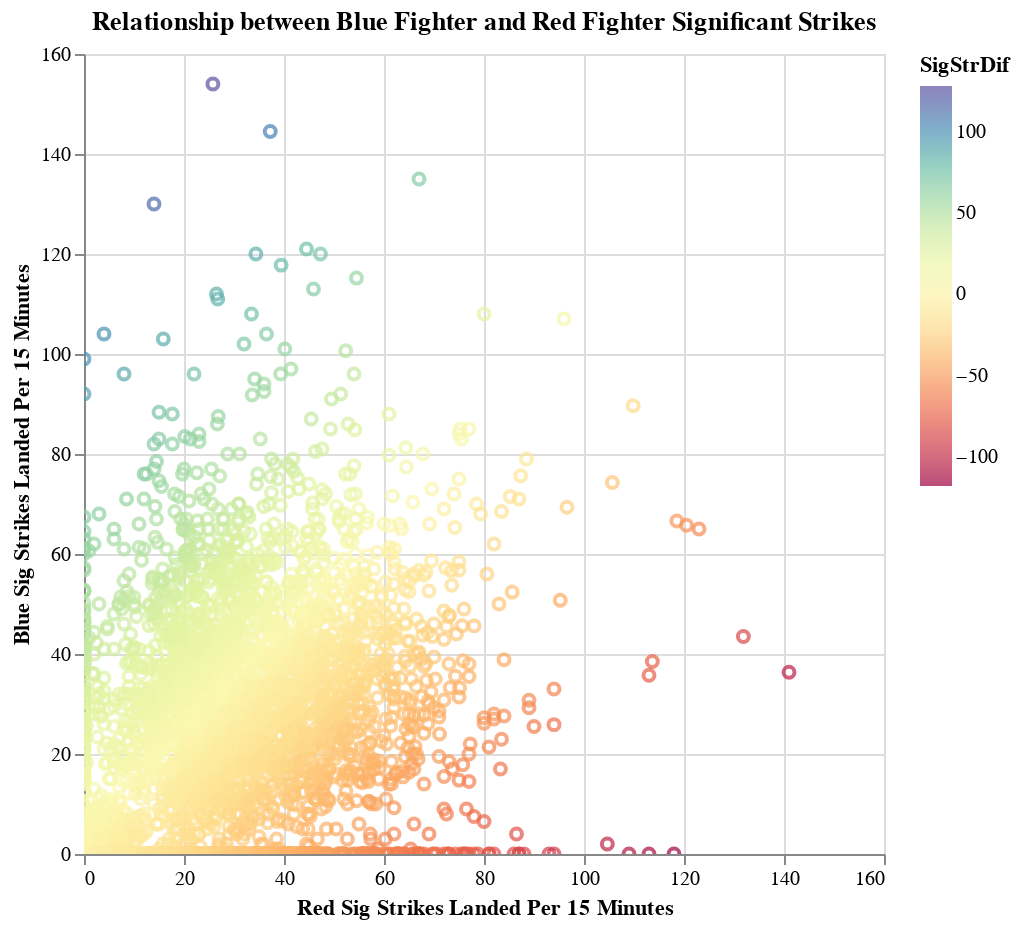

Notebook source saved alongside this figure:
### Markdown cell above
### What will an Exciting Fight Look Like?

### Code cell
# sampled_ufc = ufc.sample(n=1000, random_state=42)  # Adjust n to control the subset size
scatter = alt.Chart(ufc, title="Relationship between Blue Fighter and Red Fighter Significant Strikes").mark_point().encode(
    x=alt.X("RedAvgSigStrLanded:Q", title="Red Sig Strikes Landed Per 15 Minutes"),
    y=alt.Y("BlueAvgSigStrLanded:Q", title="Blue Sig Strikes Landed Per 15 Minutes"),
    color=alt.Color("SigStrDif").scale(scheme="spectral"), # colored by weight class
    tooltip=["RedFighter", "RedAvgSigStrLanded", "BlueFighter", "BlueAvgSigStrLanded", "Winner"],
    detail="RedFighter"  # Treat each row as unique

).properties(
    width=400,
    height=400
)

scatter.interactive()

### Figure 1 — Vega specification as saved in the notebook (floating-point values rounded to 4 significant figures; data arrays with more than 128 entries replaced by an {"elided": "..."} marker saying what was removed)
{"$schema": "https://vega.github.io/schema/vega/v5.json", "data": [{"name": "param_4_store"}, {"name": "source_0", "values": {"elided": "6430 records"}}, {"name": "source_0_x_domain_RedAvgSigStrLanded", "values": [{"min": 0.0, "max": 141.0}]}, {"name": "source_0_y_domain_BlueAvgSigStrLanded", "values": [{"min": 0.0, "max": 154.0}]}, {"name": "source_0_color_domain_SigStrDif", "values": [{"min": -118.0, "max": 128.2}]}], "signals": [{"name": "unit", "value": {}, "on": [{"events": "pointermove", "update": "isTuple(group()) ? group() : unit"}]}, {"name": "param_4", "update": "vlSelectionResolve(\"param_4_store\", \"union\")"}, {"name": "param_4_RedAvgSigStrLanded", "on": [{"events": [{"source": "view", "type": "dblclick"}], "update": "null"}, {"events": {"signal": "param_4_translate_delta"}, "update": "panLinear(param_4_translate_anchor.extent_x, -param_4_translate_delta.x / width)"}, {"events": {"signal": "param_4_zoom_delta"}, "update": "zoomLinear(domain(\"x\"), param_4_zoom_anchor.x, param_4_zoom_delta)"}]}, {"name": "param_4_BlueAvgSigStrLanded", "on": [{"events": [{"source": "view", "type": "dblclick"}], "update": "null"}, {"events": {"signal": "param_4_translate_delta"}, "update": "panLinear(param_4_translate_anchor.extent_y, param_4_translate_delta.y / height)"}, {"events": {"signal": "param_4_zoom_delta"}, "update": "zoomLinear(domain(\"y\"), param_4_zoom_anchor.y, param_4_zoom_delta)"}]}, {"name": "param_4_tuple", "on": [{"events": [{"signal": "param_4_RedAvgSigStrLanded || param_4_BlueAvgSigStrLanded"}], "update": "param_4_RedAvgSigStrLanded && param_4_BlueAvgSigStrLanded ? {unit: \"\", fields: param_4_tuple_fields, values: [param_4_RedAvgSigStrLanded,param_4_BlueAvgSigStrLanded]} : null"}]}, {"name": "param_4_tuple_fields", "value": [{"field": "RedAvgSigStrLanded", "channel": "x", "type": "R"}, {"field": "BlueAvgSigStrLanded", "channel": "y", "type": "R"}]}, {"name": "param_4_translate_anchor", "value": {}, "on": [{"events": [{"source": "scope", "type": "pointerdown"}], "update": "{x: x(unit), y: y(unit), extent_x: domain(\"x\"), extent_y: domain(\"y\")}"}]}, {"name": "param_4_translate_delta", "value": {}, "on": [{"events": [{"source": "window", "between": [{"source": "scope", "type": "pointerdown"}, {"source": "window", "type": "pointerup"}], "type": "pointermove", "consume": true}], "update": "{x: param_4_translate_anchor.x - x(unit), y: param_4_translate_anchor.y - y(unit)}"}]}, {"name": "param_4_zoom_anchor", "on": [{"events": [{"source": "scope", "type": "wheel", "consume": true}], "update": "{x: invert(\"x\", x(unit)), y: invert(\"y\", y(unit))}"}]}, {"name": "param_4_zoom_delta", "on": [{"events": [{"source": "scope", "type": "wheel", "consume": true}], "update": "pow(1.001, event.deltaY * pow(16, event.deltaMode))", "force": true}]}, {"name": "param_4_modify", "on": [{"events": {"signal": "param_4_tuple"}, "update": "modify(\"param_4_store\", param_4_tuple, true)"}]}], "marks": [{"type": "symbol", "name": "marks", "from": {"data": "source_0"}, "encode": {"update": {"x": {"field": "RedAvgSigStrLanded", "scale": "x"}, "stroke": {"field": "SigStrDif", "scale": "color"}, "opacity": {"value": 0.7}, "y": {"field": "BlueAvgSigStrLanded", "scale": "y"}, "tooltip": {"signal": "{\"RedFighter\": isValid(datum[\"RedFighter\"]) ? datum[\"RedFighter\"] : \"\"+datum[\"RedFighter\"], \"RedAvgSigStrLanded\": format(datum[\"RedAvgSigStrLanded\"], \"\"), \"BlueFighter\": isValid(datum[\"BlueFighter\"]) ? datum[\"BlueFighter\"] : \"\"+datum[\"BlueFighter\"], \"BlueAvgSigStrLanded\": format(datum[\"BlueAvgSigStrLanded\"], \"\"), \"Winner\": isValid(datum[\"Winner\"]) ? datum[\"Winner\"] : \"\"+datum[\"Winner\"]}"}, "fill": {"value": "transparent"}}}, "interactive": true, "clip": true, "style": ["point"]}], "scales": [{"name": "x", "type": "linear", "domain": [{"signal": "(data(\"source_0_x_domain_RedAvgSigStrLanded\")[0] || {}).min"}, {"signal": "(data(\"source_0_x_domain_RedAvgSigStrLanded\")[0] || {}).max"}], "range": [0, {"signal": "width"}], "nice": true, "zero": true, "domainRaw": {"signal": "param_4[\"RedAvgSigStrLanded\"]"}}, {"name": "y", "type": "linear", "domain": [{"signal": "(data(\"source_0_y_domain_BlueAvgSigStrLanded\")[0] || {}).min"}, {"signal": "(data(\"source_0_y_domain_BlueAvgSigStrLanded\")[0] || {}).max"}], "range": [{"signal": "height"}, 0], "zero": true, "domainRaw": {"signal": "param_4[\"BlueAvgSigStrLanded\"]"}, "nice": true}, {"name": "color", "type": "linear", "domain": [{"signal": "(data(\"source_0_color_domain_SigStrDif\")[0] || {}).min"}, {"signal": "(data(\"source_0_color_domain_SigStrDif\")[0] || {}).max"}], "range": {"scheme": "spectral"}, "zero": false, "interpolate": "hcl"}], "axes": [{"scale": "x", "tickCount": {"signal": "ceil(width/40)"}, "aria": false, "maxExtent": 0, "ticks": false, "minExtent": 0, "zindex": 0, "domain": false, "gridScale": "y", "orient": "bottom", "grid": true, "labels": false}, {"scale": "y", "orient": "left", "gridScale": "x", "tickCount": {"signal": "ceil(height/40)"}, "grid": true, "domain": false, "minExtent": 0, "aria": false, "labels": false, "ticks": false, "zindex": 0, "maxExtent": 0}, {"scale": "x", "orient": "bottom", "grid": false, "tickCount": {"signal": "ceil(width/40)"}, "labelFlush": true, "labelOverlap": true, "zindex": 0, "title": "Red Sig Strikes Landed Per 15 Minutes"}, {"scale": "y", "zindex": 0, "labelOverlap": true, "orient": "left", "title": "Blue Sig Strikes Landed Per 15 Minutes", "grid": false, "tickCount": {"signal": "ceil(height/40)"}}], "title": {"text": "Relationship between Blue Fighter and Red Fighter Significant Strikes", "frame": "group"}, "height": 400, "padding": 5, "style": "cell", "background": "white", "width": 400, "legends": [{"stroke": "color", "gradientLength": {"signal": "clamp(height, 64, 200)"}, "title": "SigStrDif", "encode": {"gradient": {"update": {"opacity": {"value": 0.7}}}}}]}
